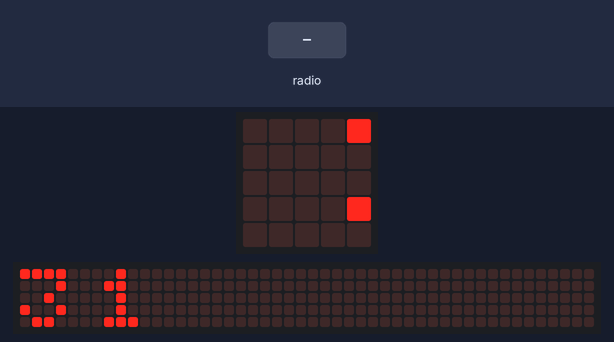
The program below on a simulated BBC micro:bit (MakeCode). On the bench: the board's 5×5 LED display, a strip that is not on the board, showing the scrolling text unrolled. The test bench sets the inputs (shaded band). The 48×5 strip is a reading aid, not a part: it shows the text the display is scrolling, unrolled, one strip-width of it at a time; what the program prints to the serial console is not drawn.

Above: at 0.2 s.
At 0.7 s:
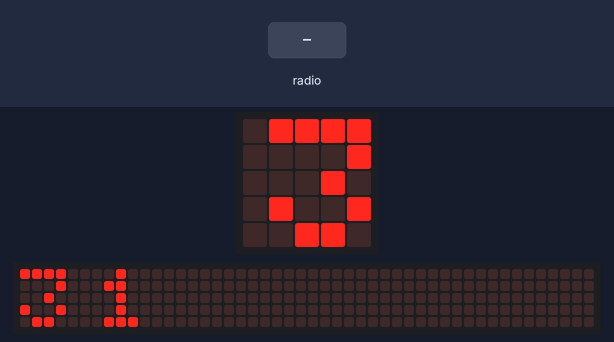
At 2.3 s:
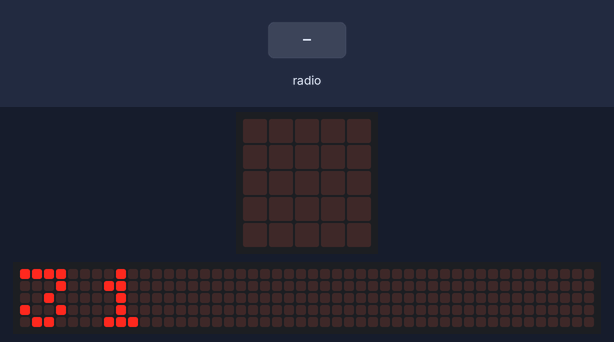
4.0 s: radio message "1" arrives
Timing chart, 0 to 7.0 s (numbered marks = the images above; inputs shaded):
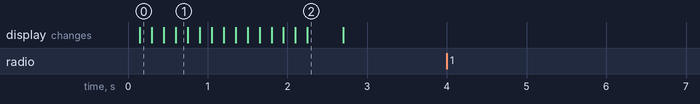

Measured:
- after the input at 4.0 s, every drawn part: stays the same
- what the display in image 2 shows lasts 0.4 s, from 2.3 s to 2.7 s

The program:

gateway.py
```python
# Cosmic Chef - micro:bit radio gateway (MakeCode Python, micro:bit V2)
#
# Flash this on the micro:bit plugged into the computer that runs the browser page
# (/dev/microbit-gateway.html). It forwards every radio packet it receives to USB serial.
#
# Serial, 115200 baud, one line per message:
#   browser -> gateway : GROUP,<n>            set the radio group (the team's group)
#   gateway -> browser : READY,<n>            booted, or confirms GROUP,<n>
#   gateway -> browser : RX,<serial>,<text>   radio packet from a terminal, <serial> is its device serial number
#
# Radio group is shown on the LED display when set.
# See docs/microbit-devices.md ("Radio gesture protocol") for the terminal side.

current_group = 31


def set_group(group):
    global current_group
    current_group = group
    radio.set_group(group)
    basic.show_number(group)
    serial.write_line("READY," + str(group))


def on_serial_line():
    line = serial.read_until(serial.delimiters(Delimiters.NEW_LINE)).strip()
    parts = line.split(",")
    if len(parts) == 2 and parts[0] == "GROUP":
        set_group(int(parts[1]))


def on_radio_string(received_string):
    serial_number = radio.received_packet(RadioPacketProperty.SERIAL_NUMBER)
    serial.write_line("RX," + str(serial_number) + "," + received_string)


serial.set_baud_rate(BaudRate.BAUD_RATE115200)
serial.on_data_received(serial.delimiters(Delimiters.NEW_LINE), on_serial_line)
radio.on_received_string(on_radio_string)

set_group(current_group)
```
